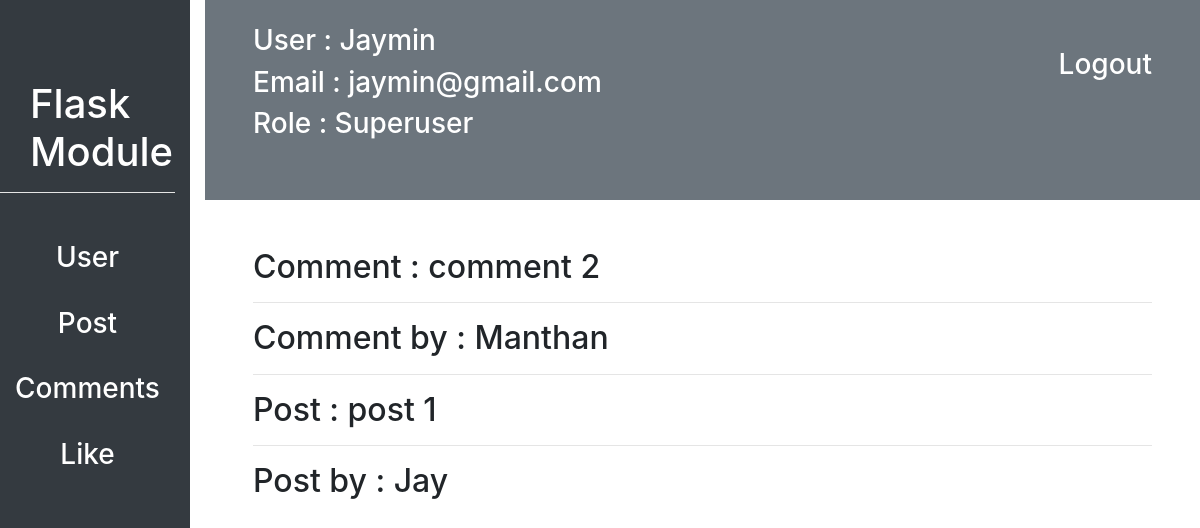
Page /customadmin/2/comment_detail (signed in) on the committed database.
### flask_module/user/models.py (models this page shows, shortened)
class User(db.Model, UserMixin):
    id = db.Column(db.Integer, primary_key=True)
    username = db.Column(db.String(20), unique=True, nullable=False)
    email = db.Column(db.String(30), unique=True, nullable=False)
    profile_picture = db.Column(db.String(70), nullable=False, default="defualt_img.jpg")
    password = db.Column(db.String(15), nullable=False)
    like = db.relationship("Likes", backref="user", lazy=True, cascade = "all, delete, delete-orphan", )
    post = db.relationship("Post", backref="user", lazy=True, cascade = "all, delete, delete-orphan", )
    comment = db.relationship("Comments", backref="user", lazy=True, cascade = "all, delete, delete-orphan", )
    following = db.relationship("User",
                    secondary=connected_user,
                    primaryjoin=id==connected_user.c.parent_id,
                    secondaryjoin=id==connected_user.c.children_id,
                    backref="followed_by")
    role_id = db.Column(db.Integer, db.ForeignKey("role.id"), nullable=False)

class Role(db.Model):
    id = db.Column(db.Integer, primary_key=True)
    name = db.Column(db.String(20), unique=True, nullable=False)
    user = db.relationship("User", backref="role")

### flask_module/posts/models.py (models this page shows, shortened)
class Comments(db.Model):
    id = db.Column(db.Integer, primary_key=True)
    user_id = db.Column(db.Integer, db.ForeignKey("user.id"), nullable=False)
    post_id = db.Column(db.Integer, db.ForeignKey("post.id"), nullable=False)
    comment = db.Column(db.String(200), nullable=True)

class Post(db.Model):
    id = db.Column(db.Integer, primary_key=True)
    image = db.Column(db.String(70), nullable=False)
    caption = db.Column(db.String(20), nullable=False)
    created_at = db.Column(db.DateTime, nullable=False, default=datetime.now())
    user_id = db.Column(db.Integer, db.ForeignKey("user.id"), nullable=False)
    comment = db.relationship("Comments", backref="post", lazy=True, cascade = "all, delete, delete-orphan", )
    likes = db.relationship("Likes", backref="post", lazy=True, cascade = "all, delete, delete-orphan", )

### flask_module/customadmin/routes.py (the view)
@customadmin.route("/customadmin/<int:comment_id>/comment_detail")
@login_required
def comment_detail(comment_id):
    comment = Comments.query.filter_by(id=int(comment_id)).first()
    return render_template("customadmin/comments/comment_detail.html", comment=comment)

### flask_module/customadmin/routes.py (called while the page is built)
def login_required(f):
    @wraps(f)
    def decorated_function(*args, **kwargs):
        if current_user.is_authenticated is False:
            return redirect(url_for('customadmin.login'))
        return f(*args, **kwargs)
    return decorated_function

### flask_module/user/models.py (called while the page is built)
@login_manager.user_loader
def load_user(user_id):
    return User.query.filter_by(id=int(user_id)).first()

### flask_module/templates/customadmin/comments/comment_detail.html
{% extends "customadmin/dashboard.html" %}
{% block contant %}
<div class="m-5">
    <h2>Comment : {{comment.comment}}</h2>
    <hr>
    <h2>Comment by : {{comment.user.username}}</h2>
    <hr>
    <h2>Post : {{comment.post.caption}}</h2>
    <hr>
    <h2>Post by : {{comment.post.user.username}}</h2>
</div>
{% endblock contant %}

### flask_module/templates/customadmin/dashboard.html (shortened to what this page needs)
<!DOCTYPE html>
<html lang="en">
<head>
    <link rel="stylesheet" href="{{ url_for('static', filename='css/bootstrap.css') }}">
    <link rel="stylesheet" href="{{url_for('static', filename="css/datatable.css")}}">
    <link rel="stylesheet" href="{{url_for('static', filename="css/datatable.min.css")}}">
</head>
<body>
    <div class="row" id="sidebar">
        <div class="col bg-dark">
            <div id="module-title">
                <h1 class="text-white">Flask Module</h1>
            </div>
            <hr style="background: white">
            <div class="mt-5 text-center">
                <a href="{{url_for('customadmin.dashboard', username=current_user.username)}}"><h3 class="text-white">User</h3></a><br>
                <a href="{{url_for('customadmin.post_list')}}"><h3 class="text-white">Post</h3></a><br>
                <a href="{{url_for('customadmin.comments_list')}}"><h3 class="text-white">Comments</h3></a><br>
                <a href="{{url_for('customadmin.like_list')}}"><h3 class="text-white">Like</h3></a><br>
            </div>
        </div>
        <div class="col-10">
            <div id="navbar" class="bg-secondary">
                <a href="{{url_for('customadmin.logout')}}"><h3 class="float-right px-5 pt-5 text-white">Logout</h3></a>
                <h3 class="text-white pt-4 px-5">User : {{current_user.username}}</h3>
                <h3 class="text-white px-5">Email : {{current_user.email}}</h3>
                <h3 class="text-white px-5">Role : {{current_user.role.name}}</h3>
            </div>
            {% block contant %}{% endblock contant %}
        </div>
    </div>
</body>
</html>

### flask_module/templates/customadmin/dashboard.html (style rules this page uses)
#sidebar { height: 900px; }
#module-title { margin-top: 80px; margin-left: 30px; }
#navbar { height: 200px; }

### rows in the picture
User: username "Jaymin", email "jaymin@gmail.com"
Role: role.name "Superuser"
Comments: comment "comment 2"
User: user.username "Manthan"
Post: post.caption "post 1"
User: post.user.username "Jay"
